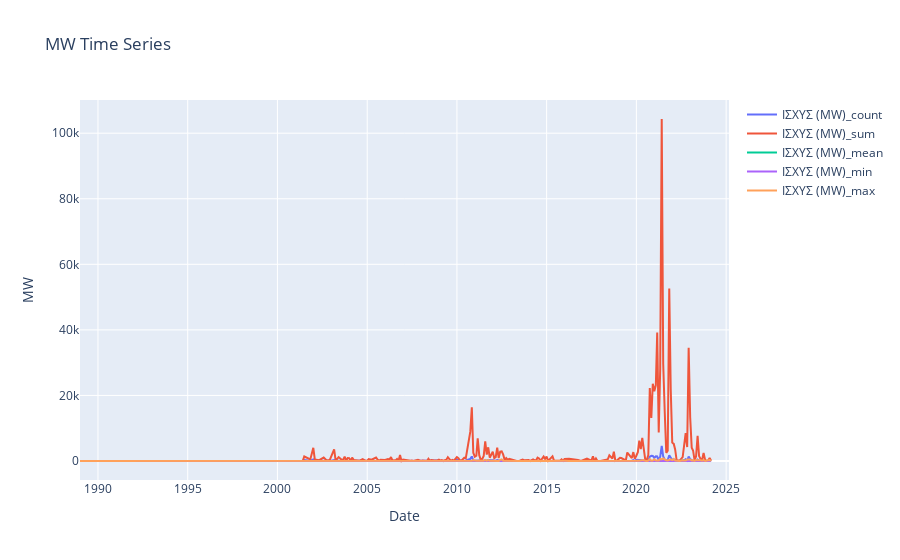

Notebook code for this chart:
### Code cell
import plotly.graph_objs as go

# Create a trace for each MW column
traces = []
for column in ['ΙΣΧΥΣ (MW)_count', 'ΙΣΧΥΣ (MW)_sum', 'ΙΣΧΥΣ (MW)_mean', 'ΙΣΧΥΣ (MW)_min', 'ΙΣΧΥΣ (MW)_max']:
    trace = go.Scatter(x=final_result.index, y=final_result[column], mode='lines', name=column)
    traces.append(trace)

# Create layout
layout = go.Layout(title='MW Time Series',
                   xaxis=dict(title='Date'),
                   yaxis=dict(title='MW'))

# Create figure
fig = go.Figure(data=traces, layout=layout)

# Plot figure
fig.show()

### Figure 1 — Plotly figure (JSON) as saved in the notebook; plotly's stock layout.template omitted (floating-point values rounded to 4 significant figures; data arrays with more than 128 entries replaced by an {"elided": "..."} marker saying what was removed)
{"data": [{"mode": "lines", "name": "ΙΣΧΥΣ (MW)_count", "type": "scatter", "x": {"elided": "238 str values"}, "y": {"elided": "238 int values"}}, {"mode": "lines", "name": "ΙΣΧΥΣ (MW)_sum", "type": "scatter", "x": {"elided": "238 str values"}, "y": {"elided": "238 float values"}}, {"mode": "lines", "name": "ΙΣΧΥΣ (MW)_mean", "type": "scatter", "x": {"elided": "238 str values"}, "y": {"elided": "238 float values"}}, {"mode": "lines", "name": "ΙΣΧΥΣ (MW)_min", "type": "scatter", "x": {"elided": "238 str values"}, "y": {"elided": "238 float values"}}, {"mode": "lines", "name": "ΙΣΧΥΣ (MW)_max", "type": "scatter", "x": {"elided": "238 str values"}, "y": {"elided": "238 float values"}}], "layout": {"title": {"text": "MW Time Series"}, "xaxis": {"title": {"text": "Date"}}, "yaxis": {"title": {"text": "MW"}}}}
